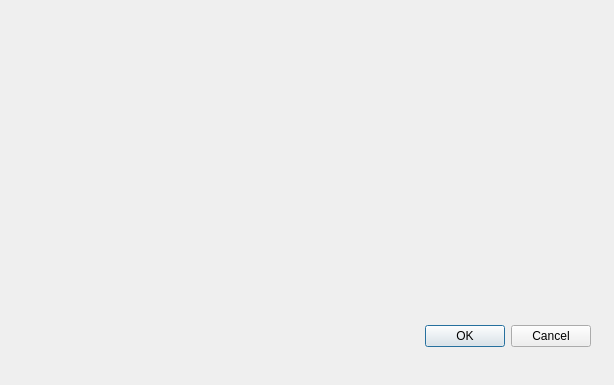
<?xml version="1.0" encoding="UTF-8"?>
<ui version="4.0">
 <class>Dialog</class>
 <widget class="QDialog" name="Dialog">
  <property name="geometry">
   <rect>
    <x>0</x>
    <y>0</y>
    <width>614</width>
    <height>385</height>
   </rect>
  </property>
  <property name="windowTitle">
   <string>Dialog</string>
  </property>
  <widget class="QDialogButtonBox" name="buttonBox">
   <property name="geometry">
    <rect>
     <x>250</x>
     <y>320</y>
     <width>341</width>
     <height>32</height>
    </rect>
   </property>
   <property name="orientation">
    <enum>Qt::Horizontal</enum>
   </property>
   <property name="standardButtons">
    <set>QDialogButtonBox::Cancel|QDialogButtonBox::Ok</set>
   </property>
  </widget>
 </widget>
 <resources/>
 <connections>
  <connection>
   <sender>buttonBox</sender>
   <signal>accepted()</signal>
   <receiver>Dialog</receiver>
   <slot>accept()</slot>
   <hints>
    <hint type="sourcelabel">
     <x>248</x>
     <y>254</y>
    </hint>
    <hint type="destinationlabel">
     <x>157</x>
     <y>274</y>
    </hint>
   </hints>
  </connection>
  <connection>
   <sender>buttonBox</sender>
   <signal>rejected()</signal>
   <receiver>Dialog</receiver>
   <slot>reject()</slot>
   <hints>
    <hint type="sourcelabel">
     <x>316</x>
     <y>260</y>
    </hint>
    <hint type="destinationlabel">
     <x>286</x>
     <y>274</y>
    </hint>
   </hints>
  </connection>
 </connections>
</ui>
